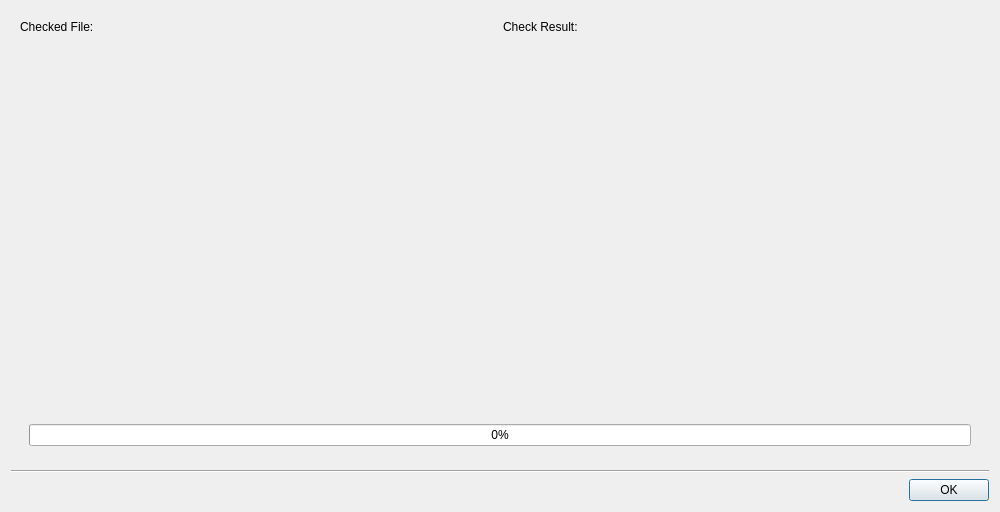
<?xml version="1.0" encoding="UTF-8"?>
<ui version="4.0">
 <class>SignDialog</class>
 <widget class="QDialog" name="SignDialog">
  <property name="windowModality">
   <enum>Qt::ApplicationModal</enum>
  </property>
  <property name="geometry">
   <rect>
    <x>0</x>
    <y>0</y>
    <width>1000</width>
    <height>512</height>
   </rect>
  </property>
  <property name="minimumSize">
   <size>
    <width>720</width>
    <height>512</height>
   </size>
  </property>
  <property name="windowTitle">
   <string>Watermark Check</string>
  </property>
  <property name="sizeGripEnabled">
   <bool>false</bool>
  </property>
  <property name="modal">
   <bool>true</bool>
  </property>
  <layout class="QVBoxLayout" name="verticalLayout_3">
   <item>
    <widget class="QWidget" name="widget" native="true">
     <layout class="QVBoxLayout" name="verticalLayout_2">
      <item>
       <layout class="QHBoxLayout" name="horizontalLayout_2">
        <item>
         <widget class="QLabel" name="label_2">
          <property name="text">
           <string>Checked File:</string>
          </property>
         </widget>
        </item>
        <item>
         <widget class="QLabel" name="label">
          <property name="text">
           <string>Check Result:</string>
          </property>
         </widget>
        </item>
       </layout>
      </item>
      <item>
       <layout class="QHBoxLayout" name="horizontalLayout">
        <item>
         <widget class="QWidget" name="videoSpacer" native="true">
          <property name="sizePolicy">
           <sizepolicy hsizetype="MinimumExpanding" vsizetype="MinimumExpanding">
            <horstretch>0</horstretch>
            <verstretch>0</verstretch>
           </sizepolicy>
          </property>
         </widget>
        </item>
        <item>
         <widget class="QnSignInfo" name="signInfoLabel">
          <property name="sizePolicy">
           <sizepolicy hsizetype="MinimumExpanding" vsizetype="MinimumExpanding">
            <horstretch>0</horstretch>
            <verstretch>0</verstretch>
           </sizepolicy>
          </property>
          <property name="text">
           <string/>
          </property>
         </widget>
        </item>
       </layout>
      </item>
      <item>
       <layout class="QVBoxLayout" name="verticalLayout" stretch="0">
        <property name="leftMargin">
         <number>9</number>
        </property>
        <property name="rightMargin">
         <number>9</number>
        </property>
        <property name="bottomMargin">
         <number>9</number>
        </property>
        <item>
         <widget class="QProgressBar" name="progressBar">
          <property name="value">
           <number>0</number>
          </property>
         </widget>
        </item>
       </layout>
      </item>
     </layout>
    </widget>
   </item>
   <item>
    <widget class="Line" name="line">
     <property name="orientation">
      <enum>Qt::Horizontal</enum>
     </property>
    </widget>
   </item>
   <item>
    <widget class="QDialogButtonBox" name="buttonBox">
     <property name="orientation">
      <enum>Qt::Horizontal</enum>
     </property>
     <property name="standardButtons">
      <set>QDialogButtonBox::Ok</set>
     </property>
     <property name="centerButtons">
      <bool>false</bool>
     </property>
    </widget>
   </item>
  </layout>
 </widget>
 <customwidgets>
  <customwidget>
   <class>QnSignInfo</class>
   <extends>QLabel</extends>
   <header>ui/dialogs/sign_info.h</header>
  </customwidget>
 </customwidgets>
 <resources/>
 <connections/>
 <slots>
  <slot>testSettings()</slot>
 </slots>
</ui>
